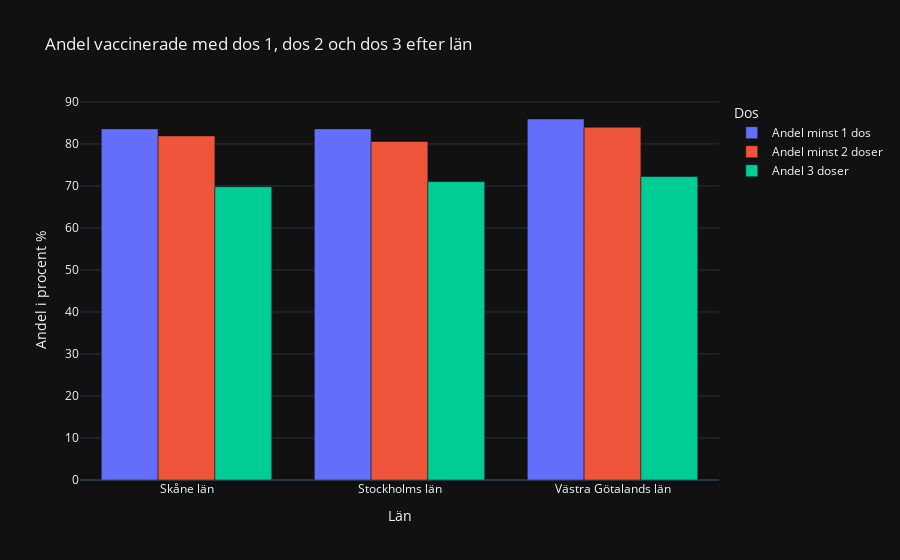

Source (notebook cell):
### Markdown cell above
### Stapeldiagram för Antal vaccinerade i olika län

- To get all län, use .unique and a for-loop to itterate over unique län_namn column.

### Code cell
selected_lan = ["Stockholms län", "Västra Götalands län", "Skåne län"]
selected_data = vaccine_data[vaccine_data["Län_namn"].isin(selected_lan)]

lan_groups = selected_data.groupby(["Län_namn"]).agg({
    "Befolkning": "sum",
    "Andel minst 1 dos": "mean",  
    "Andel minst 2 doser": "mean",  
    "Andel 3 doser": "mean"  
})

lan_groups = lan_groups.reset_index()

# Multiply by 100 to get percentages
lan_groups["Andel minst 1 dos"] *= 100
lan_groups["Andel minst 2 doser"] *= 100
lan_groups["Andel 3 doser"] *= 100


melted_df = pd.melt(lan_groups, id_vars=["Län_namn"], 
                    value_vars=["Andel minst 1 dos", "Andel minst 2 doser", "Andel 3 doser"],
                    var_name="Dos", value_name="Andel")

fig = px.bar(melted_df,
             x="Län_namn",
             y="Andel",
             color="Dos",
             barmode="group",
             labels={"Andel": "Andel i procent %", "Dos": "Dos", "Län_namn": "Län"},
             title="Andel vaccinerade med dos 1, dos 2 och dos 3 efter län",
             template="plotly_dark"
             )

fig.show()
# fig.write_html("Task2f.html")

### Figure 1 — Plotly figure (JSON) as saved in the notebook; plotly's stock layout.template omitted (floating-point values rounded to 4 significant figures)
{"data": [{"alignmentgroup": "True", "hovertemplate": "Dos=Andel minst 1 dos<br>Län=%{x}<br>Andel i procent %=%{y}<extra></extra>", "legendgroup": "Andel minst 1 dos", "marker": {"color": "#636efa", "pattern": {"shape": ""}}, "name": "Andel minst 1 dos", "offsetgroup": "Andel minst 1 dos", "orientation": "v", "showlegend": true, "textposition": "auto", "type": "bar", "x": ["Skåne län", "Stockholms län", "Västra Götalands län"], "xaxis": "x", "y": [83.59, 83.59, 85.94], "yaxis": "y"}, {"alignmentgroup": "True", "hovertemplate": "Dos=Andel minst 2 doser<br>Län=%{x}<br>Andel i procent %=%{y}<extra></extra>", "legendgroup": "Andel minst 2 doser", "marker": {"color": "#EF553B", "pattern": {"shape": ""}}, "name": "Andel minst 2 doser", "offsetgroup": "Andel minst 2 doser", "orientation": "v", "showlegend": true, "textposition": "auto", "type": "bar", "x": ["Skåne län", "Stockholms län", "Västra Götalands län"], "xaxis": "x", "y": [81.91, 80.59, 83.97], "yaxis": "y"}, {"alignmentgroup": "True", "hovertemplate": "Dos=Andel 3 doser<br>Län=%{x}<br>Andel i procent %=%{y}<extra></extra>", "legendgroup": "Andel 3 doser", "marker": {"color": "#00cc96", "pattern": {"shape": ""}}, "name": "Andel 3 doser", "offsetgroup": "Andel 3 doser", "orientation": "v", "showlegend": true, "textposition": "auto", "type": "bar", "x": ["Skåne län", "Stockholms län", "Västra Götalands län"], "xaxis": "x", "y": [69.83, 71.04, 72.24], "yaxis": "y"}], "layout": {"barmode": "group", "legend": {"title": {"text": "Dos"}, "tracegroupgap": 0}, "title": {"text": "Andel vaccinerade med dos 1, dos 2 och dos 3 efter län"}, "xaxis": {"anchor": "y", "domain": [0, 1], "title": {"text": "Län"}}, "yaxis": {"anchor": "x", "domain": [0, 1], "title": {"text": "Andel i procent %"}}}}
